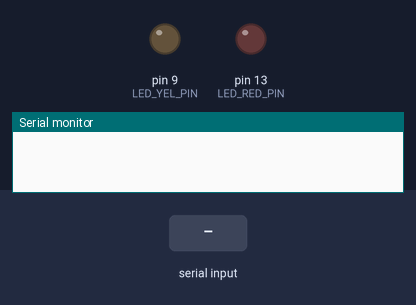
Simulated run of this sketch. Board: Arduino Uno, built with avr-gcc and run on an emulated ATmega328P. Parts: output pins drawn as LEDs (lit = HIGH), the last lines printed to the serial monitor. The test bench sets the inputs (shaded band).

Above: at 1.2 s.
1.3 s: "1" received over Serial
At 2.5 s:
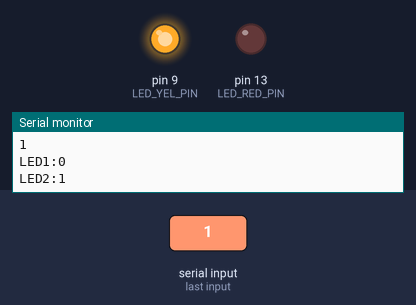
2.8 s: byte 0 (0) received over Serial
At 3.6 s:
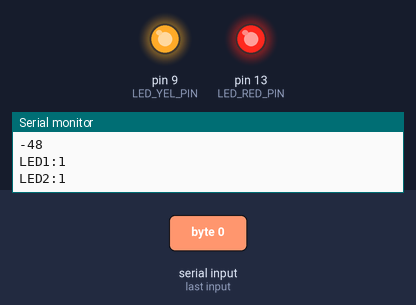
4.3 s: "0" received over Serial
At 4.8 s:
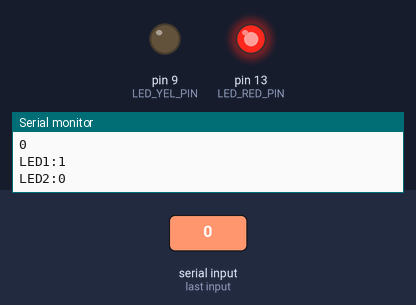
5.8 s: "2" received over Serial
At 7.1 s:
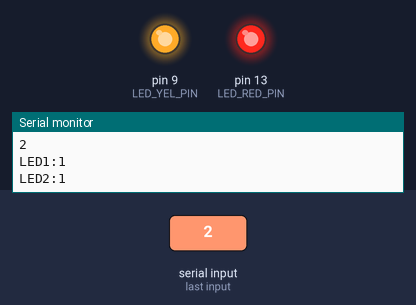
Timing chart, 0 to 8.3 s (numbered marks = the images above; inputs shaded):
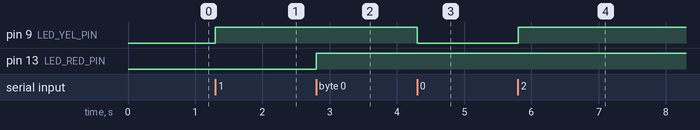

The sketch:

kadai2-5-1.ino
```cpp
const int LED_RED_PIN = 13; //LED(赤)を13番ポートに定義
const int LED_YEL_PIN = 9; //LED(黄)を9番ポートに定義
int output_red = LOW; //赤色LEDへの出力用
int output_yel = LOW;
void setup() {
  pinMode(LED_RED_PIN,OUTPUT); //赤色LEDを出力として設定
  pinMode(LED_YEL_PIN,OUTPUT); //黄色LEDを出力として設定
  Serial.begin(9600); //シリアル通信開始:転送レート9600
}

void loop() {
  if(Serial.available()>0){ //パソコンからデータを受信
    int recv = Serial.read();
    recv -= 48; //数字に変換
    Serial.println(recv);
    if(recv == 0){ //'0'の場合
      output_red = HIGH;
      output_yel = LOW;
    }
    else if(recv == 1){ //'1'の場合
      output_red = LOW;
      output_yel = HIGH;
    }
    else if(recv == -38){ //改行コードが来た時
      //何もしない
    }
    else{
      output_red = HIGH;
      output_yel = HIGH;
    }
    //Serial.println("I received!"); //パソコンへ応答を返す(送信)
    Serial.print("LED1:");
    Serial.println(output_red);
    Serial.print("LED2:");
    Serial.println(output_yel);
    digitalWrite(LED_RED_PIN,output_red); //赤色LEDの点灯・消灯
    digitalWrite(LED_YEL_PIN,output_yel); //赤色LEDの点灯・消灯
  }
}
```

Measured:
- after the input at 1.3 s, pin 9 (LED_YEL_PIN): LOW → HIGH at once
- after the input at 2.8 s, pin 13 (LED_RED_PIN): LOW → HIGH at once
- after the input at 4.3 s, pin 9 (LED_YEL_PIN): HIGH → LOW at once
- after the input at 5.8 s, pin 9 (LED_YEL_PIN): LOW → HIGH at once
